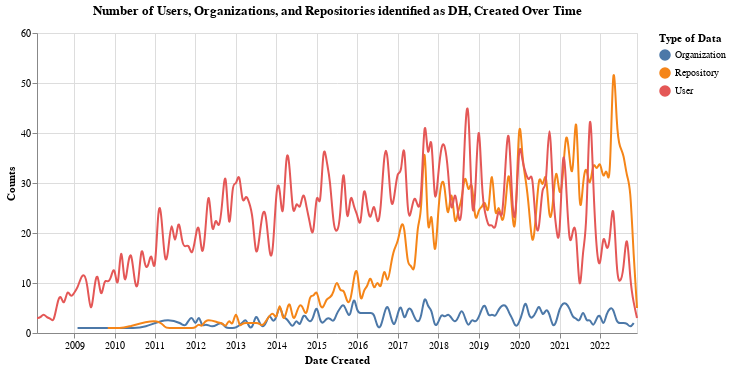

Write notebook code for a chart like this one.
### Code cell
nearest = alt.selection_point(nearest=True, on='mouseover', encodings=['x'], empty='none')

line = alt.Chart(grouped_data).mark_line(interpolate='basis').encode(
    x=alt.X('date:T', title='Date Created', axis=alt.Axis(format='%Y')),
    y=alt.Y('counts', title='Counts'),
    color=alt.Color('data_type', title='Type of Entity')
)

selectors = alt.Chart(grouped_data).mark_point().encode(
    x='date:T',
    opacity=alt.value(0),
).add_params(
    nearest
)

points = line.mark_point().encode(
    opacity=alt.condition(nearest, alt.value(1), alt.value(0))
)

text = line.mark_text(align='left', dx=5, dy=-5).encode(
    text=alt.condition(nearest, 'counts', alt.value(' '))
)

rules = alt.Chart(grouped_data).mark_rule(color='gray').encode(
    x='date:T',
).transform_filter(
    nearest
)

chart = alt.layer(line, selectors, points, rules, text,).properties(
    width=600,
    height=300,
    title='Number of Users, Organizations, and Repositories identified as DH, Created Over Time'
)
chart

### Figure 1 — Vega-Lite specification as saved in the notebook (floating-point values rounded to 4 significant figures; data arrays with more than 128 entries replaced by an {"elided": "..."} marker saying what was removed)
{"$schema": "https://vega.github.io/schema/vega-lite/v5.6.1.json", "config": {"view": {"continuousHeight": 300, "continuousWidth": 300}}, "data": {"name": "data-79e357e1dec4222ccbea68bca4f911ae"}, "datasets": {"data-79e357e1dec4222ccbea68bca4f911ae": {"elided": "451 records"}}, "height": 300, "layer": [{"encoding": {"color": {"field": "data_type", "title": "Type of Data", "type": "nominal"}, "x": {"axis": {"format": "%Y"}, "field": "date", "title": "Date Created", "type": "temporal"}, "y": {"field": "counts", "title": "Counts", "type": "quantitative"}}, "mark": {"interpolate": "basis", "type": "line"}}, {"encoding": {"opacity": {"value": 0}, "x": {"field": "date", "type": "temporal"}}, "mark": {"type": "point"}, "name": "view_2"}, {"encoding": {"color": {"field": "data_type", "title": "Type of Data", "type": "nominal"}, "opacity": {"condition": {"empty": false, "param": "param_2", "value": 1}, "value": 0}, "x": {"axis": {"format": "%Y"}, "field": "date", "title": "Date Created", "type": "temporal"}, "y": {"field": "counts", "title": "Counts", "type": "quantitative"}}, "mark": {"type": "point"}}, {"encoding": {"x": {"field": "date", "type": "temporal"}}, "mark": {"color": "gray", "type": "rule"}, "transform": [{"filter": {"empty": false, "param": "param_2"}}]}, {"encoding": {"color": {"field": "data_type", "title": "Type of Data", "type": "nominal"}, "text": {"condition": {"empty": false, "field": "counts", "param": "param_2"}, "value": " "}, "x": {"axis": {"format": "%Y"}, "field": "date", "title": "Date Created", "type": "temporal"}, "y": {"field": "counts", "title": "Counts", "type": "quantitative"}}, "mark": {"align": "left", "dx": 5, "dy": -5, "type": "text"}}], "params": [{"name": "param_2", "select": {"encodings": ["x"], "nearest": true, "on": "mouseover", "type": "point"}, "views": ["view_2"]}], "title": "Number of Users, Organizations, and Repositories identified as DH, Created Over Time", "width": 600}
